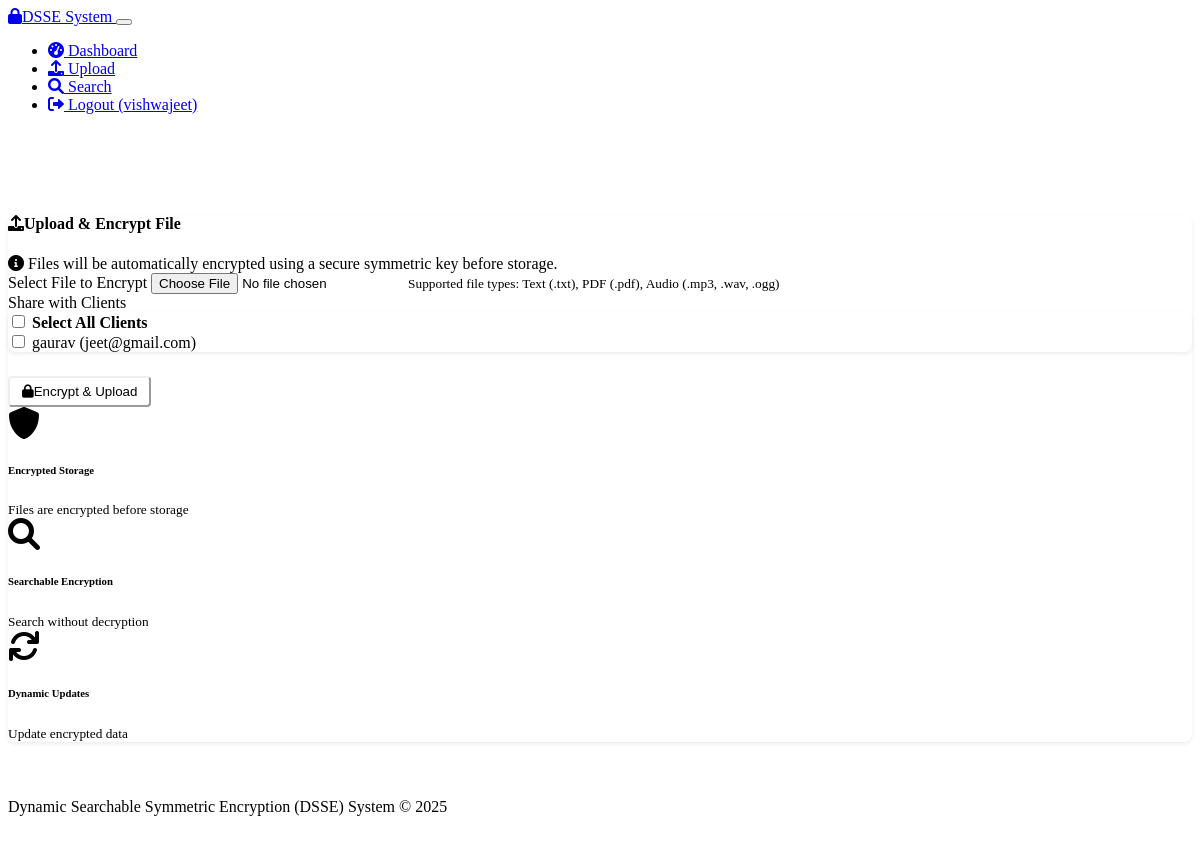
Screenshot of /server/upload (signed in) with the database file from the repository.
### models.py (models this page shows, shortened)
class User(UserMixin, db.Model):
    id = db.Column(db.Integer, primary_key=True)
    username = db.Column(db.String(64), unique=True, nullable=False)
    email = db.Column(db.String(120), unique=True, nullable=False)
    password_hash = db.Column(db.String(256), nullable=False)
    is_server = db.Column(db.Boolean, default=False)
    created_at = db.Column(db.DateTime, default=datetime.utcnow)
    uploaded_files = db.relationship('File', backref='uploader', lazy='dynamic',
                                    foreign_keys='File.uploader_id')
    shared_files = db.relationship('FileShare', backref='client', lazy='dynamic')

### routes.py (the view, shortened to what this page needs)
@app.route('/server/upload', methods=['GET', 'POST'])
@login_required
def server_upload():
    import logging
    logger = logging.getLogger(__name__)
    if not current_user.is_server:
        flash('Access denied: Server privileges required', 'danger')
        return redirect(url_for('index'))
    clients = User.query.filter_by(is_server=False).all()
    return render_template('server/upload.html', clients=clients)

### app.py (called while the page is built)
@app.context_processor
def inject_datetime():
    from datetime import datetime
    return {'datetime': datetime}

@login_manager.user_loader
def load_user(user_id):
    from models import User
    return User.query.get(int(user_id))

### templates/server/upload.html (shortened to what this page needs)
{% extends 'base.html' %}
{% block content %}
<div class="row justify-content-center">
    <div class="col-lg-8">
        <div class="card shadow">
            <div class="card-header bg-primary text-white">
                <h4 class="card-title mb-0"><i class="fas fa-upload me-2"></i>Upload & Encrypt File</h4>
            </div>
            <div class="card-body">
                <form method="POST" action="{{ url_for('server_upload') }}" enctype="multipart/form-data">
                    <div class="mb-4">
                        <div class="alert alert-info">
                            <i class="fas fa-info-circle me-2"></i>
                            Files will be automatically encrypted using a secure symmetric key before storage.
                        </div>
                    </div>
                    <div class="mb-3">
                        <label for="file" class="form-label">Select File to Encrypt</label>
                        <input type="file" class="form-control" id="file" name="file" required>
                        <small class="form-text text-muted">
                            Supported file types: Text (.txt), PDF (.pdf), Audio (.mp3, .wav, .ogg)
                        </small>
                    </div>
                    <div class="mb-4">
                        <label class="form-label">Share with Clients</label>
                        {% if clients %}
                            <div class="card">
                                <div class="card-header bg-light">
                                    <div class="form-check">
                                        <input class="form-check-input" type="checkbox" id="selectAll">
                                        <label class="form-check-label" for="selectAll">
                                            <strong>Select All Clients</strong>
                                        </label>
                                    </div>
                                </div>
                                <div class="card-body" style="max-height: 200px; overflow-y: auto;">
                                    {% for client in clients %}
                                    <div class="form-check">
                                        <input class="form-check-input client-checkbox" type="checkbox" name="clients" id="client{{ client.id }}" value="{{ client.id }}">
                                        <label class="form-check-label" for="client{{ client.id }}">
                                            {{ client.username }} ({{ client.email }})
                                        </label>
                                    </div>
                                    {% endfor %}
                                </div>
                            </div>
                        {% else %}
                            <div class="alert alert-warning">
                                <i class="fas fa-exclamation-triangle me-2"></i> No clients available to share with.
                            </div>
                        {% endif %}
                    </div>
                    <div class="mb-3">
                        <div class="d-grid">
                            <button type="submit" class="btn btn-primary">
                                <i class="fas fa-lock me-2"></i>Encrypt & Upload
                            </button>
                        </div>
                    </div>
                </form>
            </div>
            <div class="card-footer">
                <div class="row">
                    <div class="col-md-4 text-center mb-3 mb-md-0">
                        <div>
                            <i class="fas fa-shield-alt fa-2x mb-2 text-info"></i>
                            <h6>Encrypted Storage</h6>
                            <small class="text-muted">Files are encrypted before storage</small>
                        </div>
                    </div>
                    <div class="col-md-4 text-center mb-3 mb-md-0">
                        <div>
                            <i class="fas fa-search fa-2x mb-2 text-info"></i>
                            <h6>Searchable Encryption</h6>
                            <small class="text-muted">Search without decryption</small>
                        </div>
                    </div>
                    <div class="col-md-4 text-center">
                        <div>
                            <i class="fas fa-sync fa-2x mb-2 text-info"></i>
                            <h6>Dynamic Updates</h6>
                            <small class="text-muted">Update encrypted data</small>
                        </div>
                    </div>
                </div>
            </div>
        </div>
    </div>
</div>
{% endblock %}

### templates/base.html (shortened to what this page needs)
<!DOCTYPE html>
<html lang="en" data-bs-theme="dark">
<head>
    <link rel="stylesheet" href="https://cdn.replit.com/agent/bootstrap-agent-dark-theme.min.css">
    <link rel="stylesheet" href="https://cdnjs.cloudflare.com/ajax/libs/font-awesome/6.0.0/css/all.min.css">
    <link rel="stylesheet" href="{{ url_for('static', filename='css/custom.css') }}">
</head>
<body>
    <nav class="navbar navbar-expand-lg navbar-dark bg-dark mb-4">
        <div class="container">
            <a class="navbar-brand" href="{{ url_for('index') }}">
                <i class="fas fa-lock me-2"></i>DSSE System
            </a>
            <button class="navbar-toggler" type="button" data-bs-toggle="collapse" data-bs-target="#navbarNav" aria-controls="navbarNav" aria-expanded="false" aria-label="Toggle navigation">
            </button>
            <div class="collapse navbar-collapse" id="navbarNav">
                <ul class="navbar-nav ms-auto">
                    {% if current_user.is_authenticated %}
                        {% if current_user.is_server %}
                            <li class="nav-item">
                                <a class="nav-link {% if request.endpoint == 'server_dashboard' %}active{% endif %}" href="{{ url_for('server_dashboard') }}">
                                    <i class="fas fa-tachometer-alt me-1"></i> Dashboard
                                </a>
                            </li>
                            <li class="nav-item">
                                <a class="nav-link {% if request.endpoint == 'server_upload' %}active{% endif %}" href="{{ url_for('server_upload') }}">
                                    <i class="fas fa-upload me-1"></i> Upload
                                </a>
                            </li>
                            <li class="nav-item">
                                <a class="nav-link {% if request.endpoint == 'server_search' %}active{% endif %}" href="{{ url_for('server_search') }}">
                                    <i class="fas fa-search me-1"></i> Search
                                </a>
                            </li>
                        {% endif %}
                        <li class="nav-item">
                            <a class="nav-link" href="{{ url_for('logout') }}">
                                <i class="fas fa-sign-out-alt me-1"></i> Logout ({{ current_user.username }})
                            </a>
                        </li>
                    {% endif %}
                </ul>
            </div>
        </div>
    </nav>
    <div class="container">
    </div>
    <div class="container">
        {% block content %}{% endblock %}
    </div>
    <footer class="footer mt-5 py-3 bg-dark">
        <div class="container text-center">
            <span class="text-muted">Dynamic Searchable Symmetric Encryption (DSSE) System &copy; {{ datetime.now().year }}</span>
        </div>
    </footer>
</body>
</html>

### static/css/custom.css (style rules this page uses)
.container { padding-bottom: 2rem; }
.card { border-radius: 0.5rem; border: none; box-shadow: 0 0.125rem 0.25rem rgba(0, 0, 0, 0.075); margin-bottom: 1.5rem; }
.card-header { border-radius: 0.5rem 0.5rem 0 0 !important; border-bottom: none; }
.card-footer { border-radius: 0 0 0.5rem 0.5rem !important; border-top: none; }
.footer { position: relative; bottom: 0; width: 100%; }
.btn { border-radius: 0.25rem; padding: 0.375rem 0.75rem; }
.btn-primary { background-color: var(--bs-primary); border-color: var(--bs-primary); }
.alert { border-radius: 0.5rem; border: none; }

### rows the page displays
User: username "vishwajeet"
User: username "gaurav", email "jeet@gmail.com"
